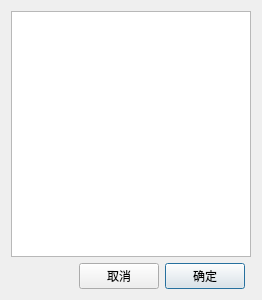
<?xml version="1.0" encoding="UTF-8"?>
<ui version="4.0">
 <class>reportChooseDlg</class>
 <widget class="QDialog" name="reportChooseDlg">
  <property name="geometry">
   <rect>
    <x>0</x>
    <y>0</y>
    <width>262</width>
    <height>300</height>
   </rect>
  </property>
  <property name="windowTitle">
   <string>选择报表</string>
  </property>
  <layout class="QGridLayout" name="gridLayout">
   <item row="3" column="2">
    <widget class="QPushButton" name="m_okBtn">
     <property name="text">
      <string>确定</string>
     </property>
    </widget>
   </item>
   <item row="3" column="0">
    <spacer name="horizontalSpacer">
     <property name="orientation">
      <enum>Qt::Horizontal</enum>
     </property>
     <property name="sizeHint" stdset="0">
      <size>
       <width>79</width>
       <height>20</height>
      </size>
     </property>
    </spacer>
   </item>
   <item row="0" column="0" colspan="4">
    <widget class="QListWidget" name="m_reportList"/>
   </item>
   <item row="3" column="1">
    <widget class="QPushButton" name="m_cancelBtn">
     <property name="text">
      <string>取消</string>
     </property>
    </widget>
   </item>
  </layout>
 </widget>
 <resources/>
 <connections/>
</ui>
